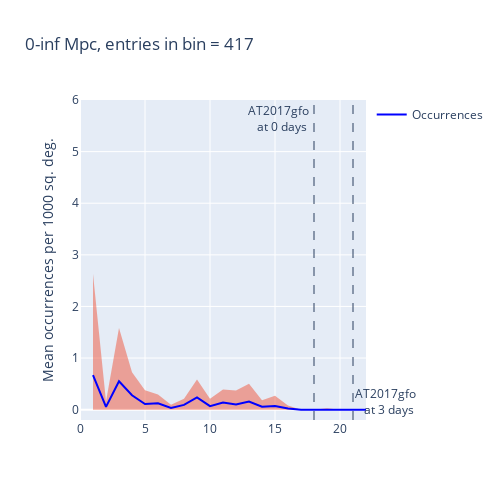
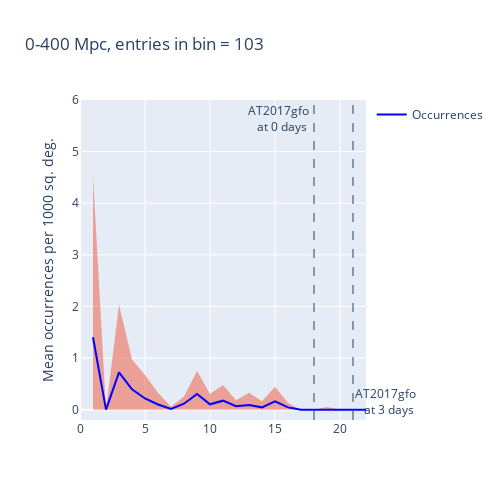
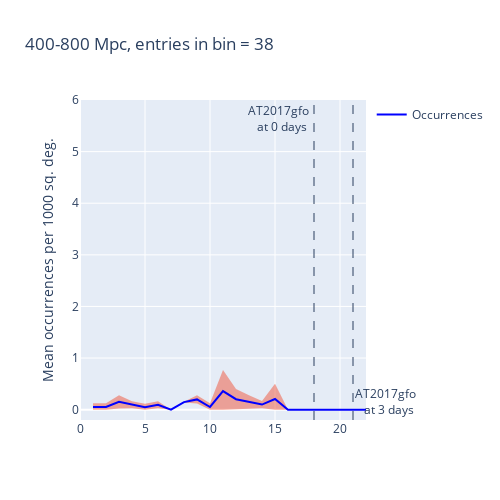
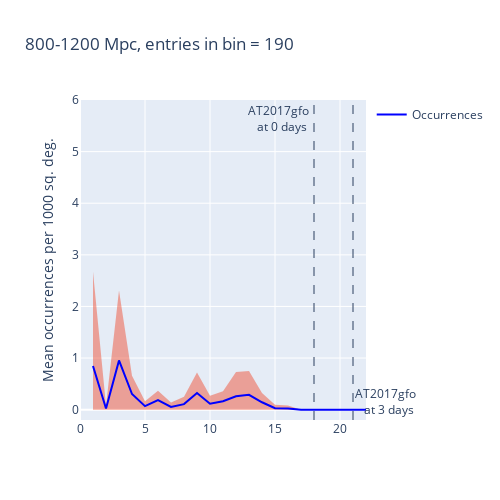

The notebook cell saved with these charts, in order:
### Code cell
distance_mins = [0, 0, 400, 800, 1200, 1600]
distance_maxs = [np.inf, 400, 800, 1200, 1600, np.inf]
n = len(distance_mins)
m = len(distance_maxs)

binned_data = np.empty(m, dtype=pd.DataFrame)

gw170817_dict = {f"AT2017gfo <br> at 0 days" : 18, f"AT2017gfo <br> at 3 days": 21}
anno_pos = {f"AT2017gfo <br> at 0 days" : "top left", f"AT2017gfo <br> at 3 days": "bottom right"}

#print(binned_data)

for k in range(m):


    dist_min = distance_mins[k]
    dist_max = distance_maxs[k]
    #print(f"From {dist_min} to {dist_max} Mpc")


    kilonovaness_rate = pd.DataFrame(columns=["kilonovaness", "rate-1000", "std-1000", "entries"])
    #print(kilonovaness_rate.head())
    #print(data["kilonovaness"].unique())

    
    lim_data = rate_df.copy()[np.logical_and(rate_df["Map dist"] >= dist_min, rate_df["Map dist"] < dist_max)]
    #print(sum(lim_data["kn-count"]))

    #print(dist_min, dist_max, len(lim_data))
    for kilonovaness in lim_data["kilonovaness"].unique():
        #print(kilonovaness)
        tmp = lim_data.copy()[lim_data["kilonovaness"] == kilonovaness]

        #print(tmp)

        data_dict = {"kilonovaness": [float(kilonovaness)], "rate-1000": [np.mean(tmp["kn-1000-rate"].values)], "std-1000": [np.std(tmp["kn-1000-rate"].values)], "entries":[len(tmp["kn-1000-rate"].values)], "kn-count": [sum(tmp["kn-count"])]}
        #print(data_dict)
        mini_tmp = pd.DataFrame.from_dict(data_dict)

        kilonovaness_rate = pd.concat([kilonovaness_rate, mini_tmp])
        kilonovaness_rate = kilonovaness_rate.sort_values(by=["kilonovaness"], ascending=True)
    
    #print("kilonovaness rate", kilonovaness_rate)
    binned_data[k] = kilonovaness_rate
        
        # print(kilonovaness_rate)

#print(kilonovaness_rate.head(5))

#print(binned_data)


# fill plots
for col in range(m):
    #fig, ax = plt.subplots(figsize=(5,5))
    fig = go.Figure()
    if (binned_data[col] is not None):
        #print(), 20, 25

        binned_data[col]["minus"] = np.clip(binned_data[col]["rate-1000"]-binned_data[col]["std-1000"],0, np.inf)
        binned_data[col]["plus"] = binned_data[col]["rate-1000"]+binned_data[col]["std-1000"]

        fig.add_trace(go.Scatter(
                                name='Upper Bound',
                                x=binned_data[col]["kilonovaness"],
                                y=binned_data[col]["plus"],
                                mode='lines',
                                marker=dict(color="#444"),
                                line=dict(width=0),
                                showlegend=False
                            ))
        fig.add_trace(go.Scatter(
                                name='Lower Bound',
                                x=binned_data[col]["kilonovaness"],
                                y=binned_data[col]["minus"],
                                #marker=dict(color="#444"),
                                line=dict(width=0),
                                mode='lines',
                                #fillcolor='red',
                                opacity=0.1,
                                fill='tonexty',
                                showlegend=False
                            ))
        
        fig.add_trace(go.Scatter(x=binned_data[col]["kilonovaness"], y=binned_data[col]["rate-1000"], name="Occurrences", line={"color": "blue"}))

    for day, kilo in gw170817_dict.items():
        fig.add_vline(x=kilo, line_width=1, line_dash="dash", annotation_text=day, annotation_position=anno_pos[day])

    fig.update_layout(width=500, 
                      height=500,
                      title=f"{distance_mins[col]}-{distance_maxs[col]} Mpc, entries in bin = {int(sum(binned_data[col]['kn-count']))}",
                      hovermode="x",
                      xaxis_range=(0, 22),
                      yaxis_range=(-0.2, 6),
                      yaxis_title="Mean occurrences per 1000 sq. deg.")
    #fig.tight_layout()
    fig.show()

    filename = os.path.join(save_dir, f"kilonovaness_binned_{distance_mins[col]}_{distance_maxs[col]}.pdf")
    fig.write_image(filename)

### Figure 1 — Plotly figure (JSON) as saved in the notebook; plotly's stock layout.template omitted (floating-point values rounded to 4 significant figures)
{"data": [{"line": {"width": 0}, "marker": {"color": "#444"}, "mode": "lines", "name": "Upper Bound", "showlegend": false, "type": "scatter", "x": [1, 2, 3, 4, 5, 6, 7, 8, 9, 10, 11, 12, 13, 14, 15, 16, 17, 18, 19, 20, 21, 22, 23, 24], "y": [2.63, 0.1563, 1.584, 0.7245, 0.3745, 0.2951, 0.0956, 0.2129, 0.5853, 0.2103, 0.3899, 0.3712, 0.5048, 0.1819, 0.2688, 0.07865, 0, 0, 0.02524, 0, 0, 0, 0, 0]}, {"fill": "tonexty", "line": {"width": 0}, "mode": "lines", "name": "Lower Bound", "opacity": 0.1, "showlegend": false, "type": "scatter", "x": [1, 2, 3, 4, 5, 6, 7, 8, 9, 10, 11, 12, 13, 14, 15, 16, 17, 18, 19, 20, 21, 22, 23, 24], "y": [0, 0, 0, 0, 0, 0, 0, 0, 0, 0, 0, 0, 0, 0, 0, 0, 0, 0, 0, 0, 0, 0, 0, 0]}, {"line": {"color": "blue"}, "name": "Occurrences", "type": "scatter", "x": [1, 2, 3, 4, 5, 6, 7, 8, 9, 10, 11, 12, 13, 14, 15, 16, 17, 18, 19, 20, 21, 22, 23, 24], "y": [0.6692, 0.05395, 0.5491, 0.2793, 0.1082, 0.1225, 0.03145, 0.09205, 0.239, 0.06827, 0.1392, 0.1019, 0.1586, 0.05744, 0.07307, 0.02135, 0, 0, 0.004012, 0, 0, 0, 0, 0]}], "layout": {"annotations": [{"showarrow": false, "text": "AT2017gfo <br> at 0 days", "x": 18, "xanchor": "right", "xref": "x", "y": 1, "yanchor": "top", "yref": "y domain"}, {"showarrow": false, "text": "AT2017gfo <br> at 3 days", "x": 21, "xanchor": "left", "xref": "x", "y": 0, "yanchor": "bottom", "yref": "y domain"}], "height": 500, "hovermode": "x", "shapes": [{"line": {"dash": "dash", "width": 1}, "type": "line", "x0": 18, "x1": 18, "xref": "x", "y0": 0, "y1": 1, "yref": "y domain"}, {"line": {"dash": "dash", "width": 1}, "type": "line", "x0": 21, "x1": 21, "xref": "x", "y0": 0, "y1": 1, "yref": "y domain"}], "title": {"text": "0-inf Mpc, entries in bin = 417"}, "width": 500, "xaxis": {"range": [0, 22]}, "yaxis": {"range": [-0.2, 6], "title": {"text": "Mean occurrences per 1000 sq. deg."}}}}

### Figure 2 — Plotly figure (JSON) as saved in the notebook; plotly's stock layout.template omitted (floating-point values rounded to 4 significant figures)
{"data": [{"line": {"width": 0}, "marker": {"color": "#444"}, "mode": "lines", "name": "Upper Bound", "showlegend": false, "type": "scatter", "x": [1, 2, 3, 4, 5, 6, 7, 8, 9, 10, 11, 12, 13, 14, 15, 16, 17, 18, 19, 20, 21, 22, 23, 24], "y": [4.529, 0, 2.031, 0.9713, 0.6721, 0.3265, 0.05476, 0.2545, 0.747, 0.3062, 0.4771, 0.1847, 0.3285, 0.1643, 0.4431, 0.1278, 0, 0, 0.05303, 0, 0, 0, 0, 0]}, {"fill": "tonexty", "line": {"width": 0}, "mode": "lines", "name": "Lower Bound", "opacity": 0.1, "showlegend": false, "type": "scatter", "x": [1, 2, 3, 4, 5, 6, 7, 8, 9, 10, 11, 12, 13, 14, 15, 16, 17, 18, 19, 20, 21, 22, 23, 24], "y": [0, 0, 0, 0, 0, 0, 0, 0, 0, 0, 0, 0, 0, 0, 0, 0, 0, 0, 0, 0, 0, 0, 0, 0]}, {"line": {"color": "blue"}, "name": "Occurrences", "type": "scatter", "x": [1, 2, 3, 4, 5, 6, 7, 8, 9, 10, 11, 12, 13, 14, 15, 16, 17, 18, 19, 20, 21, 22, 23, 24], "y": [1.403, 0, 0.723, 0.3952, 0.2174, 0.1007, 0.01502, 0.115, 0.3049, 0.1045, 0.1745, 0.06727, 0.09012, 0.04506, 0.1629, 0.04458, 0, 0, 0.01454, 0, 0, 0, 0, 0]}], "layout": {"annotations": [{"showarrow": false, "text": "AT2017gfo <br> at 0 days", "x": 18, "xanchor": "right", "xref": "x", "y": 1, "yanchor": "top", "yref": "y domain"}, {"showarrow": false, "text": "AT2017gfo <br> at 3 days", "x": 21, "xanchor": "left", "xref": "x", "y": 0, "yanchor": "bottom", "yref": "y domain"}], "height": 500, "hovermode": "x", "shapes": [{"line": {"dash": "dash", "width": 1}, "type": "line", "x0": 18, "x1": 18, "xref": "x", "y0": 0, "y1": 1, "yref": "y domain"}, {"line": {"dash": "dash", "width": 1}, "type": "line", "x0": 21, "x1": 21, "xref": "x", "y0": 0, "y1": 1, "yref": "y domain"}], "title": {"text": "0-400 Mpc, entries in bin = 103"}, "width": 500, "xaxis": {"range": [0, 22]}, "yaxis": {"range": [-0.2, 6], "title": {"text": "Mean occurrences per 1000 sq. deg."}}}}

### Figure 3 — Plotly figure (JSON) as saved in the notebook; plotly's stock layout.template omitted (floating-point values rounded to 4 significant figures)
{"data": [{"line": {"width": 0}, "marker": {"color": "#444"}, "mode": "lines", "name": "Upper Bound", "showlegend": false, "type": "scatter", "x": [1, 2, 3, 4, 5, 6, 7, 8, 9, 10, 11, 12, 13, 14, 15, 16, 17, 18, 19, 20, 21, 22, 23, 24], "y": [0.1254, 0.1254, 0.2785, 0.1627, 0.1159, 0.1627, 0, 0.1533, 0.2787, 0.1254, 0.7705, 0.3987, 0.2792, 0.1696, 0.5015, 0, 0, 0, 0, 0, 0, 0, 0, 0]}, {"fill": "tonexty", "line": {"width": 0}, "mode": "lines", "name": "Lower Bound", "opacity": 0.1, "showlegend": false, "type": "scatter", "x": [1, 2, 3, 4, 5, 6, 7, 8, 9, 10, 11, 12, 13, 14, 15, 16, 17, 18, 19, 20, 21, 22, 23, 24], "y": [0, 0, 0.02379, 0.02791, 0, 0.02791, 0, 0.1411, 0.1197, 0, 0, 0.007447, 0.02455, 0.02884, 0, 0, 0, 0, 0, 0, 0, 0, 0, 0]}, {"line": {"color": "blue"}, "name": "Occurrences", "type": "scatter", "x": [1, 2, 3, 4, 5, 6, 7, 8, 9, 10, 11, 12, 13, 14, 15, 16, 17, 18, 19, 20, 21, 22, 23, 24], "y": [0.05193, 0.05193, 0.1512, 0.09532, 0.04801, 0.09532, 0, 0.1472, 0.1992, 0.05193, 0.3596, 0.2031, 0.1519, 0.09923, 0.2077, 0, 0, 0, 0, 0, 0, 0, 0, 0]}], "layout": {"annotations": [{"showarrow": false, "text": "AT2017gfo <br> at 0 days", "x": 18, "xanchor": "right", "xref": "x", "y": 1, "yanchor": "top", "yref": "y domain"}, {"showarrow": false, "text": "AT2017gfo <br> at 3 days", "x": 21, "xanchor": "left", "xref": "x", "y": 0, "yanchor": "bottom", "yref": "y domain"}], "height": 500, "hovermode": "x", "shapes": [{"line": {"dash": "dash", "width": 1}, "type": "line", "x0": 18, "x1": 18, "xref": "x", "y0": 0, "y1": 1, "yref": "y domain"}, {"line": {"dash": "dash", "width": 1}, "type": "line", "x0": 21, "x1": 21, "xref": "x", "y0": 0, "y1": 1, "yref": "y domain"}], "title": {"text": "400-800 Mpc, entries in bin = 38"}, "width": 500, "xaxis": {"range": [0, 22]}, "yaxis": {"range": [-0.2, 6], "title": {"text": "Mean occurrences per 1000 sq. deg."}}}}

### Figure 4 — Plotly figure (JSON) as saved in the notebook; plotly's stock layout.template omitted (floating-point values rounded to 4 significant figures)
{"data": [{"line": {"width": 0}, "marker": {"color": "#444"}, "mode": "lines", "name": "Upper Bound", "showlegend": false, "type": "scatter", "x": [1, 2, 3, 4, 5, 6, 7, 8, 9, 10, 11, 12, 13, 14, 15, 16, 17, 18, 19, 20, 21, 22, 23, 24], "y": [2.672, 0.08284, 2.308, 0.655, 0.1653, 0.3648, 0.1394, 0.2512, 0.72, 0.272, 0.3567, 0.7291, 0.748, 0.3235, 0.0951, 0.08284, 0, 0, 0, 0, 0, 0, 0, 0]}, {"fill": "tonexty", "line": {"width": 0}, "mode": "lines", "name": "Lower Bound", "opacity": 0.1, "showlegend": false, "type": "scatter", "x": [1, 2, 3, 4, 5, 6, 7, 8, 9, 10, 11, 12, 13, 14, 15, 16, 17, 18, 19, 20, 21, 22, 23, 24], "y": [0, 0, 0, 0, 0, 0.00924, 0, 0, 0, 0, 0, 0, 0, 0, 0, 0, 0, 0, 0, 0, 0, 0, 0, 0]}, {"line": {"color": "blue"}, "name": "Occurrences", "type": "scatter", "x": [1, 2, 3, 4, 5, 6, 7, 8, 9, 10, 11, 12, 13, 14, 15, 16, 17, 18, 19, 20, 21, 22, 23, 24], "y": [0.8476, 0.02401, 0.9545, 0.3034, 0.06862, 0.187, 0.05374, 0.1076, 0.3216, 0.1141, 0.1627, 0.2581, 0.2879, 0.144, 0.02757, 0.02401, 0, 0, 0, 0, 0, 0, 0, 0]}], "layout": {"annotations": [{"showarrow": false, "text": "AT2017gfo <br> at 0 days", "x": 18, "xanchor": "right", "xref": "x", "y": 1, "yanchor": "top", "yref": "y domain"}, {"showarrow": false, "text": "AT2017gfo <br> at 3 days", "x": 21, "xanchor": "left", "xref": "x", "y": 0, "yanchor": "bottom", "yref": "y domain"}], "height": 500, "hovermode": "x", "shapes": [{"line": {"dash": "dash", "width": 1}, "type": "line", "x0": 18, "x1": 18, "xref": "x", "y0": 0, "y1": 1, "yref": "y domain"}, {"line": {"dash": "dash", "width": 1}, "type": "line", "x0": 21, "x1": 21, "xref": "x", "y0": 0, "y1": 1, "yref": "y domain"}], "title": {"text": "800-1200 Mpc, entries in bin = 190"}, "width": 500, "xaxis": {"range": [0, 22]}, "yaxis": {"range": [-0.2, 6], "title": {"text": "Mean occurrences per 1000 sq. deg."}}}}
